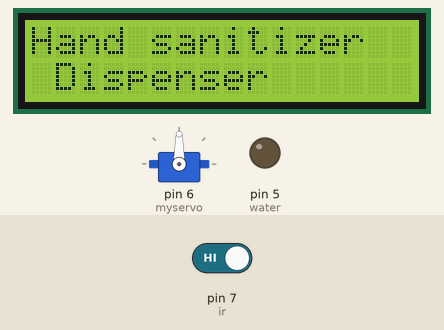
Recording of a sketch running on a simulated Arduino Uno, built with avr-gcc and run on an emulated ATmega328P. Shown: servo, 16×2 character LCD, output pins drawn as LEDs (lit = HIGH). The test bench sets the inputs (shaded band); at power-on: pin 7 (ir) HIGH.

Above: at 2.1 s.
At 8.2 s:
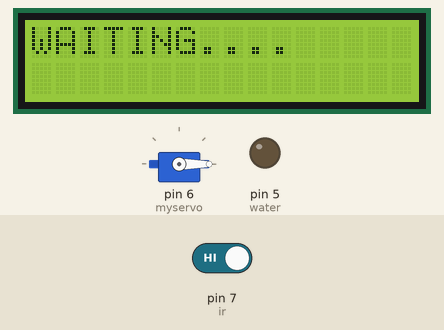
8.3 s: pin 7 (ir) driven LOW
At 8.6 s:
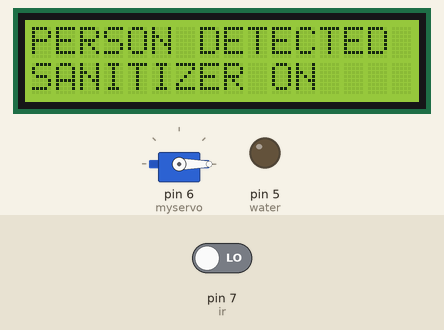
At 12.1 s:
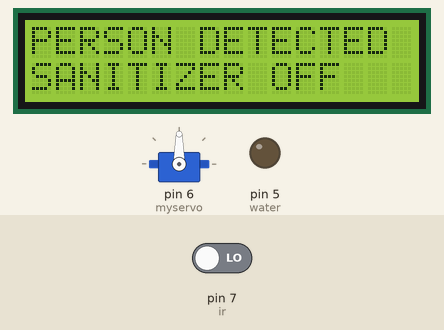
Timing chart, 0 to 35.9 s (numbered marks = the images above; inputs shaded):
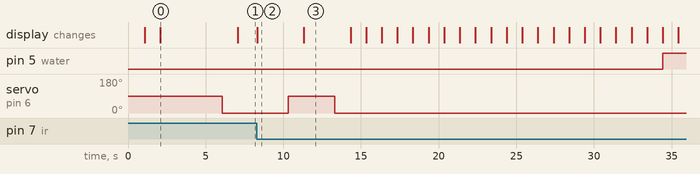

The sketch:

Automated_Hand_washing_System.ino
```cpp
#include <LiquidCrystal.h>
const int rs = 13, en = 12, d4 = 11, d5 = 10, d6 = 9, d7 = 8;
LiquidCrystal lcd(rs, en, d4, d5, d6, d7);
int ir=7;
int water=5;
#include <Servo.h>
Servo myservo;
int pos = 0;

// put your setup code here, to run once:
void setup()
{
  myservo.attach(6);
  pinMode(ir,INPUT);
  pinMode(water,OUTPUT);
  digitalWrite(water,LOW);
  delay(1000);
  lcd.begin(16, 2);
  lcd.print("hello, world!");
  delay(1000);
  lcd.clear();
  lcd.print("Hand sanitizer");
  lcd.setCursor(0,1);
  lcd.print(" Dispenser ");
  delay(4000);
  myservo.write(0);
  delay(1000);
}

  // put your main code here, to run repeatedly:
void loop()
{

  while(1)
  {

    if(digitalRead(ir)==LOW)
    {
      lcd.clear();
      lcd.print("PERSON DETECTED");
      lcd.setCursor(0,1);
      lcd.print("SANITIZER ON");
      delay(2000);
      myservo.write(90);
      delay(1000);
      lcd.setCursor(0,1);
      lcd.print("SANITIZER OFF");
      delay(2000);
      myservo.write(0);
      delay(1000);

      for(int i=20;i>0;i--)
      {
        lcd.clear();
        lcd.print("WATER ON WITHIN");
        lcd.setCursor(5,1);
        lcd.print(i);
        lcd.print(" SEC");
        delay(1000);
      }

      digitalWrite(water,HIGH);

      for(int i=10;i>0;i--)
      {
        lcd.clear();
        lcd.print("WATER OFF WITHIN");
        lcd.setCursor(5,1);
        lcd.print(i);
        lcd.print(" SEC");
        delay(1000);
      }

      digitalWrite(water,LOW);
      delay(1000);
    }

    if(digitalRead(ir)==HIGH)
    {
      lcd.clear();
      lcd.print("WAITING....");
      delay(100);
    }
  }
}
```

Measured:
- after the input at 8.3 s, pin 5 (water): LOW → HIGH after 26.1 s; servo on pin 6 (myservo): 0° → 90° after 2.0 s, → 0° 3.0 s later; the display: changes at once (image 2)
- what the display in image 0 shows lasts 5.0 s, from 2.1 s to 7.1 s
- what the display in image 2 shows lasts 3.0 s, from 8.3 s to 11.3 s
